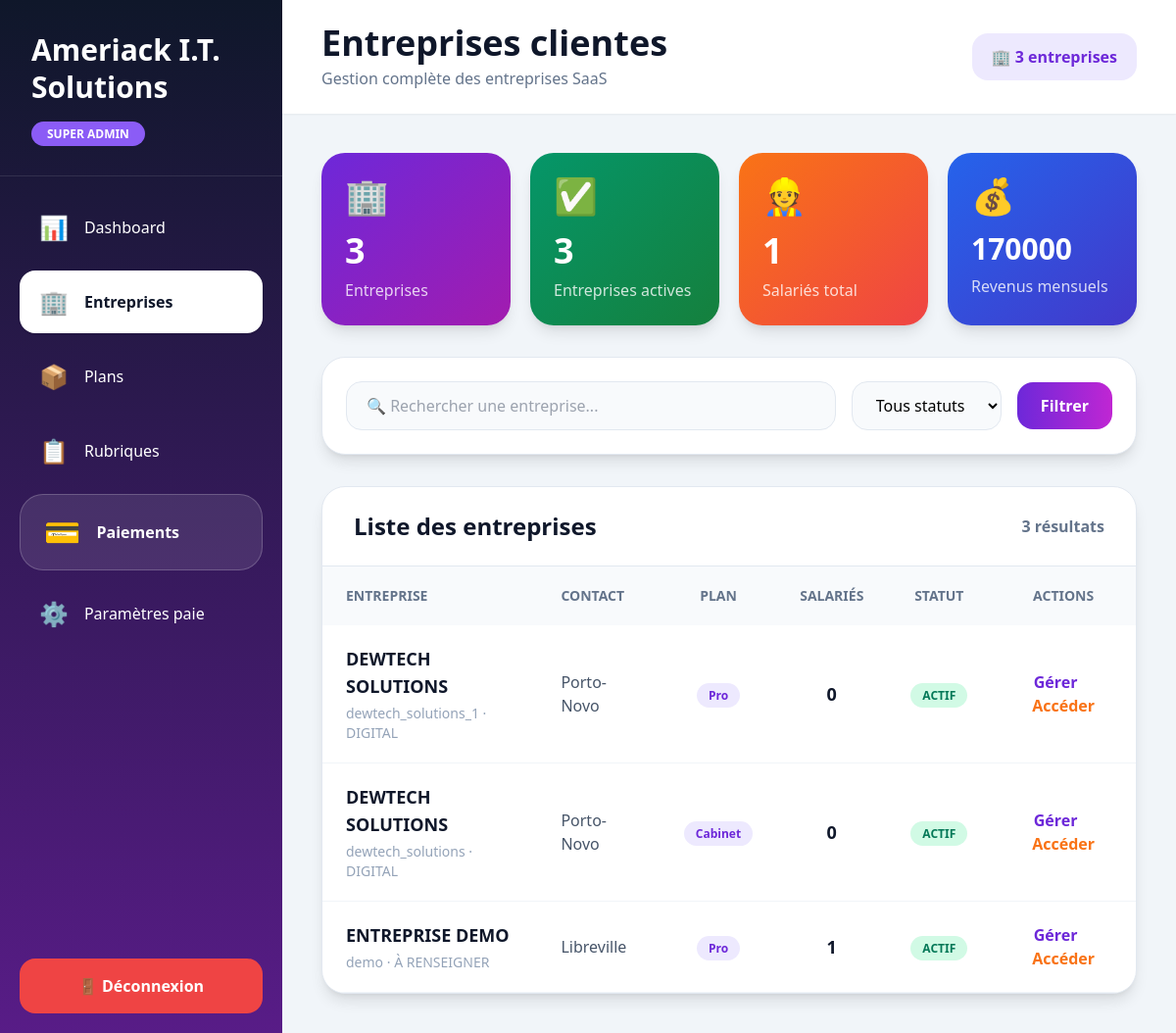
The page /admin/tenants (signed in) on the database its author committed.
### models.py (models this page shows, shortened)
class Tenant(db.Model):
    __tablename__ = "tenants"
    id               = db.Column(db.Integer, primary_key=True)
    slug             = db.Column(db.String(50), nullable=False, unique=True)   # ex: maentreprise
    denomination     = db.Column(db.String(200), nullable=False)
    sigle            = db.Column(db.String(50))
    activite         = db.Column(db.String(200))
    secteur          = db.Column(db.String(200))
    nif              = db.Column(db.String(50))
    numero_cnss      = db.Column(db.String(50))
    numero_cnamgs    = db.Column(db.String(50))
    adresse          = db.Column(db.String(300))
    boite_postale    = db.Column(db.String(20))
    telephone        = db.Column(db.String(20))
    ville            = db.Column(db.String(100), default="Libreville")
    region           = db.Column(db.String(100))
    pays             = db.Column(db.String(100), default="Gabon")
    plan_id          = db.Column(db.Integer, db.ForeignKey("plans.id"))
    statut           = db.Column(db.String(20), default="ACTIF")   # ACTIF, SUSPENDU, ESSAI
    date_inscription = db.Column(db.DateTime, default=datetime.utcnow)
    date_expiration  = db.Column(db.DateTime)
    token_api        = db.Column(db.String(64), unique=True)
    logo_url         = db.Column(db.String(500))
    utilisateurs  = db.relationship("Utilisateur", backref="tenant", lazy=True, foreign_keys="Utilisateur.tenant_id")
    salaries      = db.relationship("Salarie", backref="tenant", lazy=True)
    periodes      = db.relationship("PeriodePaie", backref="tenant", lazy=True)
    categories    = db.relationship("CategorieEmploi", backref="tenant", lazy=True)
    @property
    def nb_salaries_actifs(self):
        return Salarie.query.filter_by(tenant_id=self.id, statut="ACTIF").count()

class Plan(db.Model):
    __tablename__ = "plans"
    id               = db.Column(db.Integer, primary_key=True)
    code             = db.Column(db.String(20), nullable=False, unique=True)
    nom              = db.Column(db.String(100), nullable=False)
    prix_mensuel     = db.Column(db.Numeric(12,2), nullable=False)
    max_salaries     = db.Column(db.Integer)          # None = illimité
    max_utilisateurs = db.Column(db.Integer)
    description      = db.Column(db.Text)
    actif            = db.Column(db.Boolean, default=True)
    tenants = db.relationship("Tenant", backref="plan", lazy=True)

### app.py (the view)
@app.route("/admin/tenants")
@super_admin_required
def admin_tenants():
    q = request.args.get("q", "").strip()
    statut = request.args.get("statut", "")
    query = Tenant.query
    if q:
        query = query.filter(
            Tenant.denomination.ilike(f"%{q}%")
        )
    if statut:
        query = query.filter_by(
            statut=statut
        )
    tenants = query.order_by(
        Tenant.date_inscription.desc()
    ).all()
    revenus = sum(
        (
            float(t.plan.prix_mensuel)
            if t.plan else 0
        )
        for t in tenants
        if t.statut == "ACTIF"
    )
    return render_template(
        "admin/tenants.html",
        tenants=tenants,
        q=q,
        statut=statut,
        revenus=revenus
    )

### app.py (called while the page is built)
@login_manager.user_loader
def load_user(uid): return Utilisateur.query.get(int(uid))

def super_admin_required(f):
    @wraps(f)
    def d(*a,**k):
        if not current_user.is_authenticated or not current_user.is_super_admin: abort(403)
        return f(*a,**k)
    return d

@app.context_processor
def inject_globals(): return {"now":datetime.now(),"enumerate":enumerate}

### models.py (called while the page is built)
    @property
    def is_super_admin(self): return self.role == "SUPER_ADMIN"

### templates/admin/tenants.html (shortened to what this page needs)
<!DOCTYPE html>
<html lang="fr">
<head>
<script src="https://cdn.tailwindcss.com"></script>
</head>
<body class="bg-slate-100">
<div class="flex min-h-screen">
    <aside class="w-72 sidebar-gradient text-white flex flex-col">
        <div class="p-8 border-b border-white/10">
            <h1 class="text-3xl font-black leading-tight">
                Ameriack I.T.<br>
                Solutions
            </h1>
            <div class="mt-4">
                <span class="bg-violet-500 px-4 py-1 rounded-full text-xs font-bold">
                    SUPER ADMIN
                </span>
            </div>
        </div>
        <nav class="flex-1 p-5 space-y-3">
            <a href="/admin"
               class="flex items-center gap-4 px-5 py-4 rounded-2xl hover:bg-white/10 transition">
                <span class="text-2xl">📊</span>
                Dashboard
            </a>
            <a href="/admin/tenants"
               class="flex items-center gap-4 bg-white text-slate-900 px-5 py-4 rounded-2xl font-bold shadow">
                <span class="text-2xl">🏢</span>
                Entreprises
            </a>
            <a href="/admin/plans"
               class="flex items-center gap-4 px-5 py-4 rounded-2xl hover:bg-white/10 transition">
                <span class="text-2xl">📦</span>
                Plans
            </a>
            <a href="/admin/rubriques"
               class="flex items-center gap-4 px-5 py-4 rounded-2xl hover:bg-white/10 transition">
                <span class="text-2xl">📋</span>
                Rubriques
            </a>
            <a href="/admin/paiements"
               class="flex items-center gap-4 px-6 py-5 rounded-3xl bg-white/10 border border-white/20 font-bold">
                <span class="text-3xl">💳</span>
                Paiements
            </a>
            <a href="/parametres-paie"
               class="flex items-center gap-4 px-5 py-4 rounded-2xl hover:bg-white/10 transition">
                <span class="text-2xl">⚙️</span>
                Paramètres paie
            </a>
        </nav>
        <div class="p-5">
            <a href="/logout"
               class="bg-red-500 hover:bg-red-600 transition text-white w-full flex items-center justify-center gap-2 py-4 rounded-2xl font-bold">
                🚪 Déconnexion
            </a>
        </div>
    </aside>
    <main class="flex-1">
        <div class="bg-white px-10 py-6 shadow-sm flex items-center justify-between">
            <div>
                <h2 class="text-4xl font-black text-slate-900">
                    Entreprises clientes
                </h2>
                <p class="text-slate-500 mt-1">
                    Gestion complète des entreprises SaaS
                </p>
            </div>
            <div class="bg-violet-100 text-violet-700 px-5 py-3 rounded-2xl font-bold">
                🏢 {{tenants|length}} entreprises
            </div>
        </div>
        <div class="p-10">
            <div class="grid grid-cols-4 gap-5 mb-8">
                <div class="bg-gradient-to-br from-violet-700 to-fuchsia-700 rounded-3xl p-6 text-white shadow-lg">
                    <div class="text-4xl mb-4">
                        🏢
                    </div>
                    <div class="text-4xl font-black">
                        {{tenants|length}}
                    </div>
                    <div class="opacity-80 mt-2">
                        Entreprises
                    </div>
                </div>
                <div class="bg-gradient-to-br from-emerald-600 to-green-700 rounded-3xl p-6 text-white shadow-lg">
                    <div class="text-4xl mb-4">
                        ✅
                    </div>
                    <div class="text-4xl font-black">
                        {{tenants|selectattr("statut","equalto","ACTIF")|list|length}}
                    </div>
                    <div class="opacity-80 mt-2">
                        Entreprises actives
                    </div>
                </div>
                <div class="bg-gradient-to-br from-orange-500 to-red-500 rounded-3xl p-6 text-white shadow-lg">
                    <div class="text-4xl mb-4">
                        👷
                    </div>
                    <div class="text-4xl font-black">
                        {{tenants|sum(attribute='nb_salaries_actifs')}}
                    </div>
                    <div class="opacity-80 mt-2">
                        Salariés total
                    </div>
                </div>
                <div class="bg-gradient-to-br from-blue-600 to-indigo-700 rounded-3xl p-6 text-white shadow-lg">
                    <div class="text-4xl mb-4">
                        💰
                    </div>
                    <div class="text-3xl font-black">
                        {{revenus|int}}
                    </div>
                    <div class="opacity-80 mt-2">
                        Revenus mensuels
                    </div>
                </div>
            </div>
            <div class="bg-white rounded-3xl shadow-lg p-6 mb-8 border border-slate-200">
                <form method="GET"
                      class="flex gap-4 items-center">
                    <input
                        name="q"
                        value="{{q}}"
                        placeholder="🔍 Rechercher une entreprise..."
                        class="flex-1 border border-slate-200 rounded-2xl px-5 py-3 focus:outline-none focus:ring-2 focus:ring-violet-500 bg-slate-50"
                    >
                    <select
                        name="statut"
                        class="border border-slate-200 rounded-2xl px-5 py-3 bg-slate-50 focus:outline-none">
                        <option value="">
                            Tous statuts
                        </option>
                    </select>
                    <button
                        type="submit"
                        class="bg-gradient-to-r from-violet-700 to-fuchsia-600 hover:opacity-90 transition text-white px-6 py-3 rounded-2xl font-bold">
                        Filtrer
                    </button>
                </form>
            </div>
            <div class="bg-white rounded-3xl shadow-lg overflow-hidden border border-slate-200">
                <div class="px-8 py-6 border-b border-slate-200 flex items-center justify-between">
                    <h3 class="text-2xl font-black text-slate-900">
                        Liste des entreprises
                    </h3>
                    <div class="text-slate-500 font-semibold">
                        {{tenants|length}} résultats
                    </div>
                </div>
                <table class="w-full">
                    <thead>
                        <tr class="bg-slate-50 text-slate-500 text-sm uppercase">
                            <th class="px-6 py-5 text-left">
                                Entreprise
                            </th>
                            <th class="px-6 py-5 text-left">
                                Contact
                            </th>
                            <th class="px-6 py-5 text-center">
                                Plan
                            </th>
                            <th class="px-6 py-5 text-center">
                                Salariés
                            </th>
                            <th class="px-6 py-5 text-center">
                                Statut
                            </th>
                            <th class="px-6 py-5 text-center">
                                Actions
                            </th>
                        </tr>
                    </thead>
                    <tbody>
                        {% for t in tenants %}
                        <tr class="border-b border-slate-100 table-row transition">
                            <td class="px-6 py-5">
                                <div class="font-black text-slate-900 text-lg">
                                    {{t.denomination}}
                                </div>
                                <div class="text-sm text-slate-400 mt-1">
                                    {{t.slug}} · {{t.activite or '—'}}
                                </div>
                            </td>
                            <td class="px-6 py-5 text-slate-600 font-medium">
                                {{t.ville or 'Non renseigné'}}
                            </td>
                            <td class="px-6 py-5 text-center">
                                <span class="bg-violet-100 text-violet-700 px-3 py-1 rounded-full text-xs font-bold">
                                    {{t.plan.nom if t.plan else '—'}}
                                </span>
                            </td>
                            <td class="px-6 py-5 text-center">
                                <span class="font-black text-lg text-slate-900">
                                    {{t.nb_salaries_actifs}}
                                </span>
                            </td>
                            <td class="px-6 py-5 text-center">
                                <span class="
                                px-3 py-1 rounded-full text-xs font-bold
                                {{'bg-emerald-100 text-emerald-700' if t.statut=='ACTIF'
                                else 'bg-amber-100 text-amber-700'
                                if t.statut=='ESSAI'
                                else 'bg-red-100 text-red-600'}}
                                ">
                                {{t.statut}}
                                </span>
                            </td>
                            <td class="px-6 py-5 text-center">
                                <a href="/admin/tenants/{{t.id}}"
                                   class="text-violet-700 font-bold hover:underline mr-4">
                                    Gérer
                                </a>
                                <a href="/admin/tenants/{{t.id}}/impersonate"
                                   class="text-orange-500 font-bold hover:underline">
                                    Accéder
                                </a>
                            </td>
                        </tr>
                        {% endfor %}
                    </tbody>
                </table>
            </div>
        </div>
    </main>
</div>
</body>
</html>

### templates/admin/tenants.html (style rules this page uses)
body { font-family:'Segoe UI',sans-serif; }
.sidebar-gradient { background:linear-gradient(180deg,#0f172a 0%,#581c87 100%); }

### rows shown on the page
Tenant: denomination "DEWTECH SOLUTIONS", slug "dewtech_solutions_1", activite "DIGITAL", ville "Porto-Novo", plan "Pro", nb_salaries_actifs "0", statut "ACTIF"
Tenant: denomination "DEWTECH SOLUTIONS", slug "dewtech_solutions", activite "DIGITAL", ville "Porto-Novo", plan "Cabinet", nb_salaries_actifs "0", statut "ACTIF"
Tenant: denomination "ENTREPRISE DEMO", slug "demo", activite "À RENSEIGNER", ville "Libreville", plan "Pro", nb_salaries_actifs "1", statut "ACTIF"

### other values the page prints
{{ tenants|length }} "3"
{{ tenants|selectattr("statut","equalto","ACTIF")|list|length }} "3"
{{ tenants|sum(attribute='nb_salaries_actifs') }} "1"
{{ revenus|int }} "170000"
